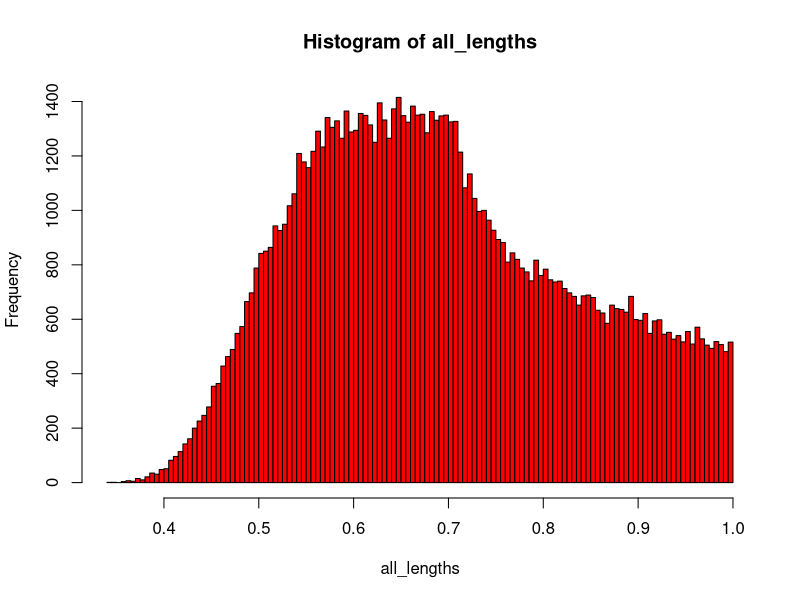

This figure's R source:

# picking uniformly from a k-dim simplex - ie, Sum_i=1 to k = x_i = 1
# want to see length distributions of the prob vecs here

# clearly min is when equidsistributedd probability
#@ For N-dim multinomial, that vec is (1,N,1,N,..,1/N) of length N and its
# length is simply 1/sqrt(N)

# max val of course is 1 dim = 1, all else 0 for 1

K <- 10

EPSILON <- 1.0e-10

min_val <- 0
max_val_ORIG <- 1.0 - EPSILON
max_val <- max_val_ORIG

N <- 100000

all_lengths <- numeric(length = N)

for (i in 1:N) {
  min_val <- 0.0
  max_val <- 1.0
  for (d in 1:(K-1)) {
    s <- runif(1, min_val, max_val)
    all_lengths[i] <- all_lengths[i] + (s-min_val)**2
    min_val <- s
    
  }
  
  all_lengths[i] <- all_lengths[i] + (max_val_ORIG - min_val)**2
  
  all_lengths[i] <- sqrt(all_lengths[i])
}

hist(all_lengths, breaks = 100, col = "red")